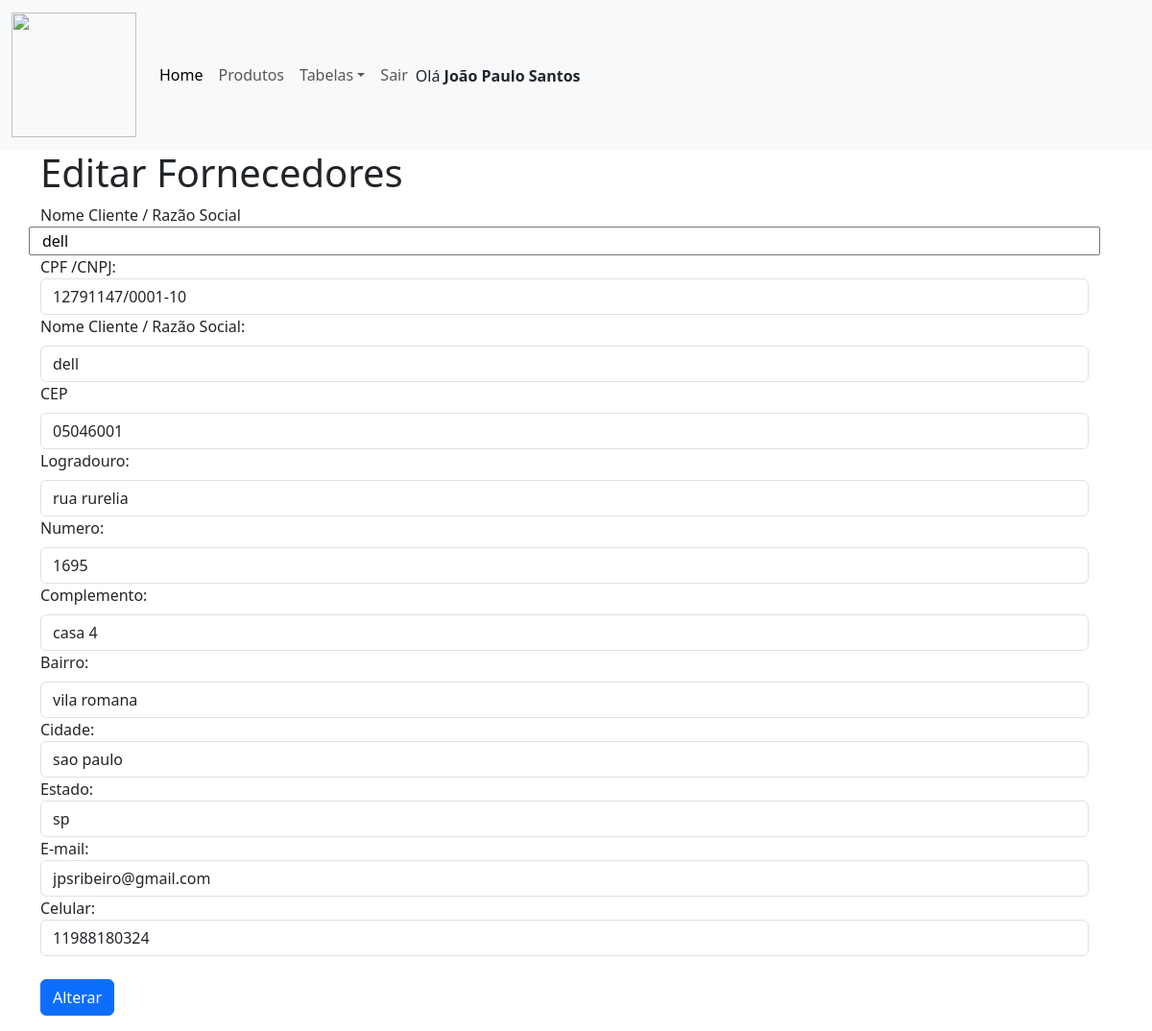
The page /admin/editar_fornecedores.php?id_fornecedor=1 (signed in) on the database its author committed.
### tables this page shows
CREATE TABLE `fornecedores` (
  `id_fornecedor` int(11) NOT NULL,
  `nome_fornecedor` varchar(80) NOT NULL,
  `cpf_cnpj` varchar(25) NOT NULL,
  `cep` varchar(9) NOT NULL,
  `logradouro` varchar(60) NOT NULL,
  `numero` varchar(15) NOT NULL,
  `complemento` varchar(15) NOT NULL,
  `bairro` varchar(60) NOT NULL,
  `cidade` varchar(80) NOT NULL,
  `uf` varchar(5) NOT NULL,
  `email` varchar(100) NOT NULL,
  `celular` varchar(20) NOT NULL
);

### admin/editar_fornecedores.php (the view, shortened to what this page needs)
<html>
<html>
<head>
  <link href="https://cdn.jsdelivr.net/npm/bootstrap@5.3.3/dist/css/bootstrap.min.css" rel="stylesheet">
</head>
<body>
<?php
include 'menu.php';
include 'conexao.php';
$id_fornecedor = $_GET['id_fornecedor'];
?>
  <div class="container">
  <div class="row">
  <h1>Editar Fornecedores</h1>
  <form action="_editar_fornecedores.php" method="post" class="row">
  <?php
            $sql ="SELECT * FROM fornecedores WHERE id_fornecedor = $id_fornecedor";
            $buscar = mysqli_query($conexao, $sql);
            while($array = mysqli_fetch_array($buscar)) {
                $nome_fornecedor =  $array['nome_fornecedor'];
                $cpf_cnpj =         $array['cpf_cnpj'];
                $cep =              $array['cep'];
                $logradouro =       $array['logradouro'];
                $numero =           $array['numero'];
                $complemento =      $array['complemento'];
                $bairro =           $array['bairro'];
                $cidade =           $array['cidade'];
                $uf =               $array['uf'];
                $email =            $array['email'];
                $celular =          $array['celular'];
                ?>
                <label>Nome Cliente / Razão Social</label>
                <input type="text" name="nome_fornecedor" value="<?php echo $nome_fornecedor ?>">
    <div class="col-12">
    <label for="CPF / CNPJ">CPF /CNPJ:</label>
    <input type="text" id="cpf_cnpj" name="cpf_cnpj" maxlength="20" class="form-control" required  value="<?php echo $cpf_cnpj ?>">
    </div>
    <div class="col-12">
    <label for="Nome Fornecedor / Razão Social" class="form-label">Nome Cliente / Razão Social:</label>
    <input type="text" id="nome_fornecedor" name="nome_fornecedor" class="form-control"  value="<?php echo $nome_fornecedor ?>">
    </div>
    <div class="col-12">
    <label for="cep"  class="form-label">CEP</label>
    <input type="text" id="cep" name="cep" maxlength="9" pattern="[0-9]{8}" class="form-control" value="<?php echo $cep ?>">
    </div>
    <div class="col-12">
    <label for="logradouro" class="form-label">Logradouro:</label>
    <input type="text" id="logradouro" name="logradouro" class="form-control" value="<?php echo $logradouro?>">
    </div>
    <div class="col-12">
    <label for="Numero" class="form-label">Numero:</label>
    <input type="text" id="numero" name="numero" class="form-control" value="<?php echo $numero ?>">
    </div>
    <div class="col-12">
    <label for="Complemento" class="form-label">Complemento:</label>
    <input type="text" id="complemento" name="complemento" class="form-control" value="<?php echo $complemento?>">
    </div>
    <div class="col-12">
    <label for="bairro" class="form-label">Bairro:</label>
    <input type="text" id="bairro" name="bairro" class="form-control" value="<?php echo $bairro ?>">
    </div>
    <div class="col-12">
    <label for="cidade">Cidade:</label>
    <input type="text" id="cidade" name="cidade" class="form-control" value="<?php echo $cidade?>">
    </div>
    <div class="col-12">
    <label for="estado">Estado:</label>
    <input type="text" id="uf" name="uf" class="form-control" value="<?php echo $uf ?>">
    </div>
    <div class="col-12">
    <label for="estado">E-mail:</label>
    <input type="text" id="email" name="email" class="form-control" value="<?php echo $email ?>">
    </div>
    <div class="col-12">
    <label for="estado">Celular:</label>
    <input type="text" id="celular" name="celular" class="form-control" value="<?php echo $celular ?>">
    </div>
    <div class="col-12">
    <button type="submit" id="botao" class="btn btn-primary">Alterar</button>
    </div>
  </form>
  </div>
  </div>
  <?php } ?>
</body>
</html>

### rows shown on the page
fornecedores: nome_fornecedor "dell", cpf_cnpj "12791147/0001-10", cep "05046001", logradouro "rua rurelia", numero "1695", complemento "casa 4", bairro "vila romana", cidade "sao paulo", uf "sp", email "jpsribeiro@gmail.com", celular "11988180324"

### other values the page prints
$nome_usuario "João Paulo Santos"
